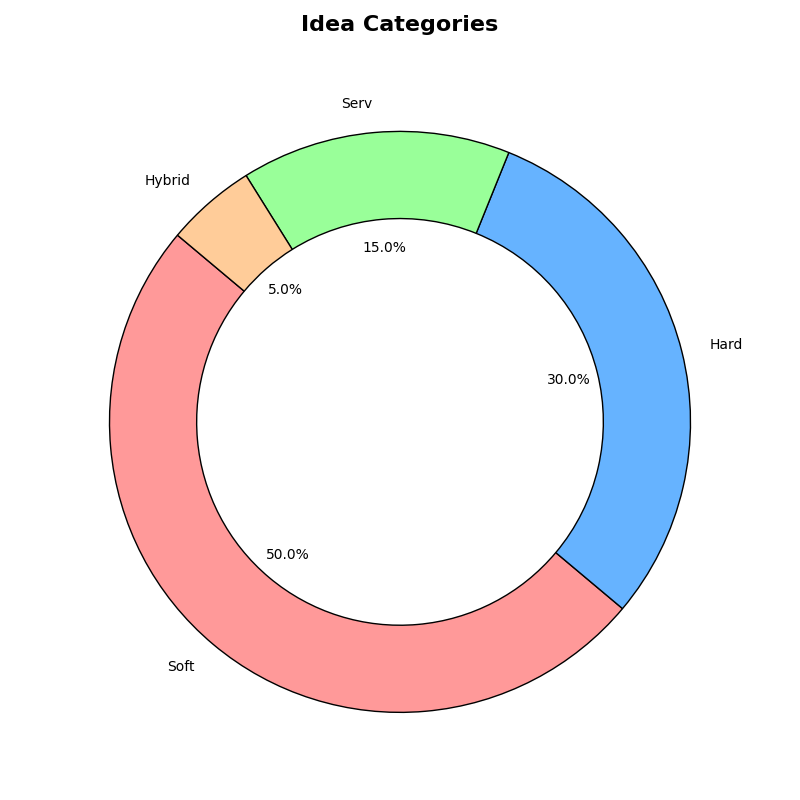

The script that drew this image:
import matplotlib.pyplot as plt
import numpy as np

# Stages and project counts
stages = ["Idea", "Proto", "Alpha", "Beta", "Intro", "Success"]
projects = np.array([500, 300, 200, 100, 50, 30])
colors = ['#ff9999', '#66b3ff', '#99ff99', '#ffcc99', '#c2c2f0', '#ffb3e4']

fig, ax = plt.subplots(figsize=(10, 8))

for i in range(len(stages)):
    ax.text(0.5, i + 0.5, f"{stages[i]}\n{projects[i]}", 
            ha='center', va='center', fontsize=12, color='black', weight='bold')

ax.set_xlim(0, 1)
ax.set_ylim(0, len(stages))
ax.axis('off')

ax.set_title('Startup Funnel: Idea to Success', fontsize=16, weight='bold', pad=30)

plt.tight_layout()

# Donut chart for idea categories
categories = ['Soft', 'Hard', 'Serv', 'Hybrid']
category_counts = [250, 150, 75, 25]
pie_colors = ['#ff9999','#66b3ff','#99ff99','#ffcc99']

fig2, ax2 = plt.subplots(figsize=(8, 8))

ax2.pie(category_counts, labels=categories, colors=pie_colors, autopct='%1.1f%%',
        startangle=140, wedgeprops={'edgecolor': 'black', 'width': 0.3})

ax2.set_title('Idea Categories', fontsize=16, weight='bold', pad=20)

plt.tight_layout()
plt.show()
